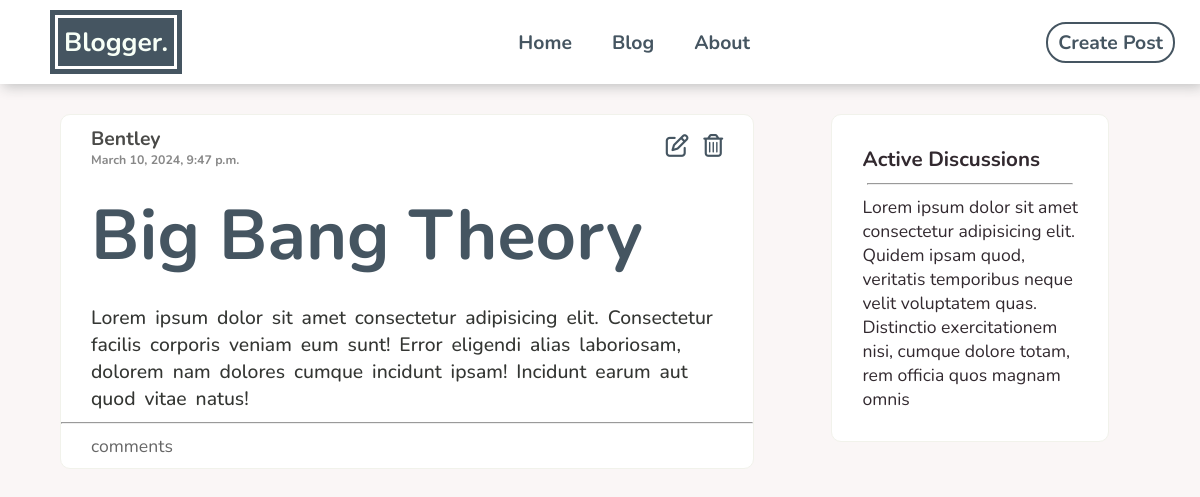
The app's page /posts/4/ with its own data.
### posts/models.py (models this page shows, shortened)
class Posts(models.Model):
    title = models.CharField(max_length=255)
    body = models.TextField()
    author = models.ForeignKey(get_user_model(), on_delete=models.CASCADE)
    published = models.DateTimeField(auto_now_add=True)
    class Meta:
        ordering = ('-published',)

### accounts/models.py (models this page shows, shortened)
class CustomUser(AbstractUser):
    email = models.EmailField('email address', unique=True)
    USERNAME_FIELD = 'email'    # specifies name of the field on the user model to be used as unique identifier
    REQUIRED_FIELDS = ('username',)

### posts/views.py (the view)
# urls.py: path("<int:pk>/", PostDetailView.as_view(), name='post_detail'),
class PostDetailView(DetailView):
    model = Posts
    template_name = 'post_detail.html'
    context_object_name = 'post'

### templates/post_detail.html (shortened to what this page needs)
{% extends 'base.html' %}
{% block navigation %}
    <a href="{% url 'home' %}">
        <div class="logo-border">
            <div class="logo">
                <h1>Blogger.</h1>
            </div>
        </div>
    </a>
    <ul class="nav-links">
        <li><a href="{% url 'home' %}">home</a></li>
        <li><a href="{% url 'posts' %}">blog</a></li>
        <li><a href="{% url 'about' %}">about</a></li>
    </ul>
    <div class="create">
        <a href="{% url 'post_create' %}" class="btn btn-create">create post</a>
    </div>
{% endblock navigation %}
{% block content %}
<div class="wrapper">
    <div class="post-container">
        <div class="card">
            <div class="card-header header-2">
                <div class="header-info">
                    <h4 class="user">{{ post.author.username }}</h4>
                    <h5 class="date">{{ post.published }}</h5>
                </div>
                <div class="card-edit">
                    <a href="{% url 'post_update' post.pk %}" class="icon"><i class="fa-regular fa-pen-to-square"></i></a>
                    <a href="{% url 'post_delete' post.pk %}" class="icon"><i class="fa-regular fa-trash-can"></i></a>
                </div>
            </div>
            <h2 class="post-title title-2">{{ post.title }}</h2>
            <div class="card-content">
                <p>{{ post.body }}</p>
            </div>
            <hr>
            <div class="comments">
                <p>comments</p>
            </div>
        </div>
    </div>
    <div class="article-container">
        <div class="card">
            <h3>Active Discussions</h3>
            <hr style="margin: 10px 5px;">
            <p>
                Lorem ipsum dolor sit amet consectetur adipisicing elit. Quidem ipsam quod, veritatis temporibus neque velit voluptatem quas. Distinctio exercitationem nisi, cumque dolore totam, rem officia quos magnam omnis
            </p>
        </div>
    </div>
</div>
{% endblock content %}

### assets/styles.css (style rules this page uses)
* { margin: 0; padding: 0; box-sizing: border-box; }
body { font-family: 'Nunito', sans-serif; font-size: 1.1em; background-color: #FAF6F6; color: #32292F; }
.btn { text-decoration: none; border: 2px solid #455561; border-radius: 20px; background: transparent; color: #455561; font-family: 'Nunito', sans-serif; font-size: 1.1em; font-weight: bold; margin-right: 5px; padding: 5px 10px; text-transform: capitalize; cursor: pointer; }
.icon { font-size: 1.3em; padding-left: 10px; color: #455561; }
a { text-decoration: none; }
ul li { list-style-type: none; }
.card { background-color: #fff; border: 1px solid #F1F2EB; border-radius: 10px; margin-bottom: 20px; width: 90%; }
.logo-border { border: 5px solid #455561; margin-left: 30px; }
.logo { background-color: #455561; margin: 3px; }
.logo h1 { font-size: 1.5em; font-weight: bold; padding: 6px; color: #F7FFF6; }
.nav-links { display: flex; }
.nav-links li { padding-left: 40px; }
.nav-links li a { color: #455561; font-size: 1.1em; font-weight: bold; text-transform: capitalize; }
.wrapper { display: flex; width: 90%; margin: auto; margin-top: 30px; }
.post-container { width: 100%; }
.card .card-header { padding: 10px 30px; }
.card .header-2 { display: flex; align-items: center; justify-content: space-between; padding: 10px 30px; }
.card .card-header .user { font-size: 1.1em; font-weight: bold; color: #4A4A48; text-transform: capitalize; }
.card .card-header .date { font-size: 0.7em; font-weight: bold; color: #888; }
.card .post-title { font-size: 2em; font-weight: bold; padding: 10px 30px; color: #455561; text-transform: capitalize; }
.card .title-2 { font-size: 4em; }
.card .card-content { padding: 10px 30px; word-spacing: 0.2em; font-size: 1.1em; font-weight: 500; color: #343633; }
.card .comments { padding: 10px 30px; font-size: 1em; font-weight: 400; color: #666; }
.article-container { width: 40%; }
.article-container .card { padding: 30px; }

### records on screen
Posts: author.username "Bentley", published "March 10, 2024, 9:47 p.m.", title "Big Bang Theory", body "Lorem ipsum dolor sit amet consectetur adipisicing elit. Consectetur facilis corporis veniam eum sunt! Error eligendi alias laboriosam, dolorem nam dolores cumque incidunt ipsam! Incidunt earum aut quod vitae natus!"
